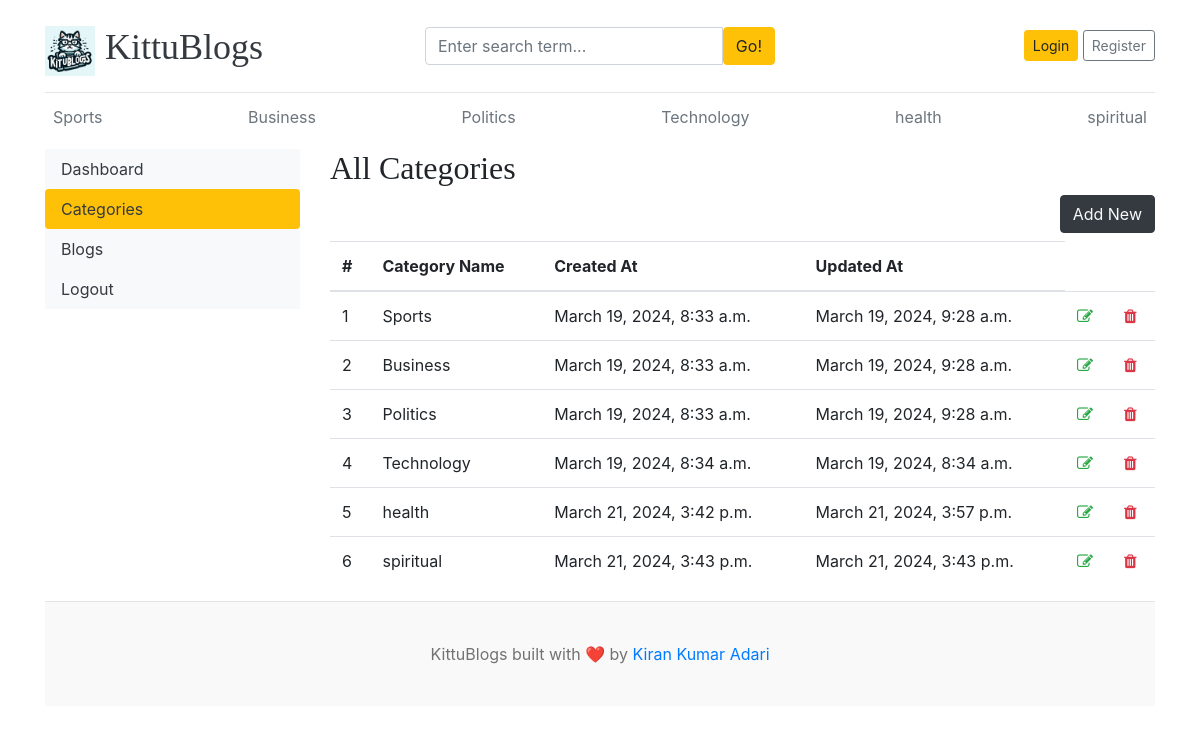
/dashboard/categories/, run on the app's committed database.
### blogs/models.py (models this page shows, shortened)
class category(models.Model):
    category_name = models.CharField(max_length = 100,unique=True)
    created_at = models.DateTimeField(auto_now_add =True)
    updated_at = models.DateTimeField(auto_now = True)
    class Meta:
        verbose_name_plural = "categories"

class SocialLink(models.Model):
    platform = models.CharField(max_length=50)
    links = models.URLField(max_length=100)
    created_at=models.DateTimeField(auto_now_add =True)
    updated_at=models.DateTimeField(auto_now = True)

### dashboards/views.py (the view)
# urls.py: path('categories/',views.categories,name='categories'),
def categories(request):
    return render(request,'dashboard/categories.html')

### blogs/context_processors.py (called while the page is built)
def get_categories(request):
    categories=category.objects.all()
    return dict(categories=categories)

def get_social_links(request):
    social_links=SocialLink.objects.all()
    return dict(social_links=social_links)

### templates/dashboard/categories.html
{% extends 'base.html'%}
{% block content %}
<div class="row">
    {% include "dashboard/sidebar.html" %}
    <div class="col-md-9">
        <h2>All Categories</h2>
        <a href="{% url 'add_category'%}" class="btn btn-dark text-light float-right mb-2">Add New</a>
        <table class="table table-hover">
            <thead>
              <tr>
                <th>#</th>
                <th>Category Name</th>
                <th>Created At</th>
                <th>Updated At</th>
              </tr>
            </thead>
            <tbody>
            {% for cat in categories %}
              <tr>
                <td>{{forloop.counter}}</td>
                <td>{{cat.category_name}}</td>
                <td>{{cat.created_at}}</td>
                <td>{{cat.updated_at}}</td>
                <td><a href="{% url 'edit_category' cat.id %}"><i class="fa fa-edit text-success"></i></a></td>
                <td><a href="{% url 'del_category' cat.id%}"><i class="fa fa-trash text-danger"></i></a></td>
            {% endfor %}
            </tbody>
          </table>
    </div>
</div>
{% endblock %}

### templates/base.html (shortened to what this page needs)
{% load static %}
<!DOCTYPE html>
<html lang="en">
<head>
    <link href="https://getbootstrap.com/docs/4.0/dist/css/bootstrap.min.css" rel="stylesheet">
    <link href="{% static 'css/blog.css'%}" rel="stylesheet">
    <link rel="stylesheet" href="https://cdnjs.cloudflare.com/ajax/libs/font-awesome/4.7.0/css/font-awesome.min.css">
  </head>
<body>
    <div class="container">
      <header class="blog-header py-3">
        <div class="row flex-nowrap justify-content-between align-items-center">
          <div class="col-4 pt-1">
            <a class="blog-header-logo text-dark" href="/">
              <img src="{% static 'images/Designer.png' %}" alt="Logo" style="height: 50px; margin-right: 10px;">KittuBlogs</a>
          </div>
          <div class="col-4">
            <form action="{% url 'search'%}" method ="GET">
              <div class="input-group">
                <input class="form-control" type="text" name="keyword" value="{{keyword}}" placeholder="Enter search term..." aria-label="Enter search term..." aria-describedby="button-search" />
                <button type="submit" class="btn btn-warning" id="button-search" type="button">Go!</button>
            </div>
            </form>
          </div>
          <div class="col-4 d-flex justify-content-end align-items-center">
            {% if not user.is_authenticated %}
            <a class="btn btn-sm btn-warning" href="{%url 'login'%}">Login</a> &nbsp;
            <a class="btn btn-sm btn-outline-secondary" href="{%url 'register'%}">Register</a>
            {% else %}
            <span><a href="{% url 'dashboard' %}">Dashboard</a></span>
            &emsp;
            <span ><a href="{% url 'logout'%}">logout</a></span>
            {% endif %}
          </div>
        </div>
      </header>
      <div class="nav-scroller py-1 mb-2">
        <nav class="nav d-flex justify-content-between">
          {% for cat in categories %}
          <a class="p-2 text-muted" href="{% url 'post_by_category' cat.id %}">{{cat.category_name}}</a>
          {% endfor %}
        </nav>
      </div>
{% block content %}
{% endblock %}
<footer class="blog-footer">
{% for i in social_links %}
{% if forloop.counter == 2 %}
<p>KittuBlogs built with <span class="love-symbol">❤️</span> by <a href="{{i.links}}">Kiran Kumar Adari</a></p>
{% endif %}
{% endfor %}
</footer>
</body>
</html>

### blogmain/static/css/blog.css (style rules this page uses)
.blog-header { border-bottom: 1px solid #e5e5e5; }
.blog-header-logo { font-family: "Playfair Display", Georgia, "Times New Roman", serif; font-size: 2.25rem; }
h1, h2, h3, h4, h5, h6 { font-family: "Playfair Display", Georgia, "Times New Roman", serif; }
.blog-footer { padding: 2.5rem 0; color: #727272; text-align: center; background-color: #f9f9f9; border-top: .05rem solid #e5e5e5; }
.blog-footer p:last-child { margin-bottom: 0; }

### data on the page
category: category_name "Sports", created_at "March 19, 2024, 8:33 a.m.", updated_at "March 19, 2024, 9:28 a.m."
category: category_name "Business", created_at "March 19, 2024, 8:33 a.m.", updated_at "March 19, 2024, 9:28 a.m."
category: category_name "Politics", created_at "March 19, 2024, 8:33 a.m.", updated_at "March 19, 2024, 9:28 a.m."
category: category_name "Technology", created_at "March 19, 2024, 8:34 a.m.", updated_at "March 19, 2024, 8:34 a.m."
category: category_name "health", created_at "March 21, 2024, 3:42 p.m.", updated_at "March 21, 2024, 3:57 p.m."
category: category_name "spiritual", created_at "March 21, 2024, 3:43 p.m.", updated_at "March 21, 2024, 3:43 p.m."
